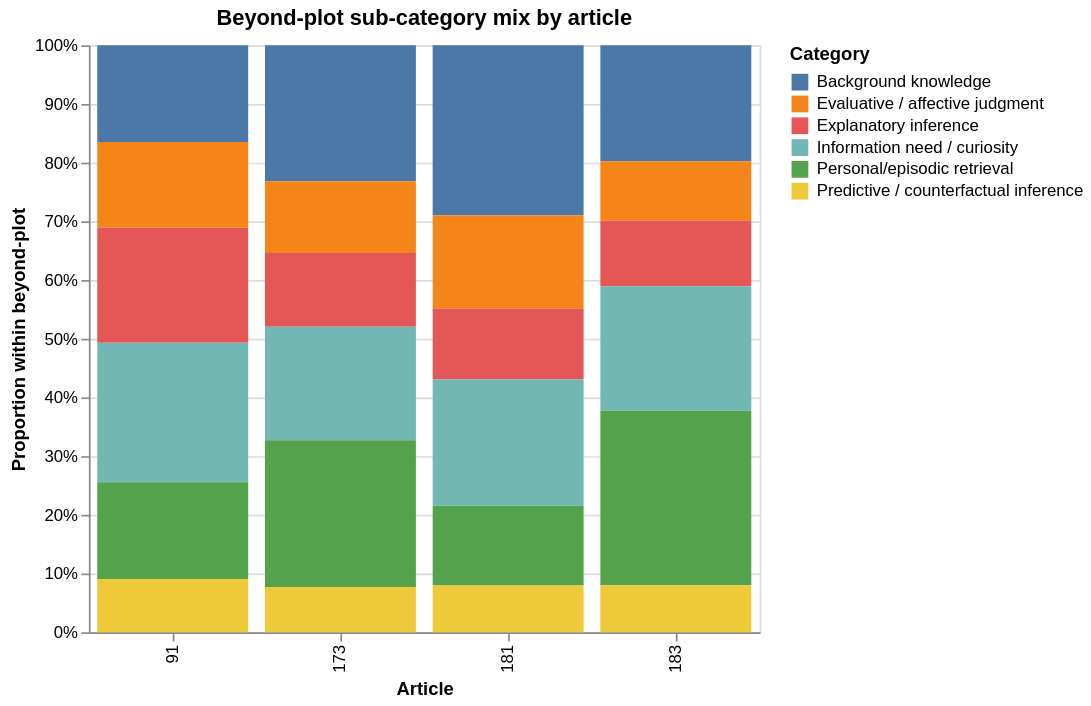

The notebook cell saved with this chart:
### Code cell
# ── Q1c: Fine-grained beyond-plot tag breakdown by article ──────────────
beyond_nodes = nodes[nodes["tag"].isin(BEYOND_PLOT_TAGS)]
beyond_counts = (
    beyond_nodes.groupby(["article_id", "tag"])
    .size()
    .reset_index(name="count")
)
beyond_totals = beyond_counts.groupby("article_id")["count"].transform("sum")
beyond_counts["proportion"] = beyond_counts["count"] / beyond_totals

chart_q1c = (
    alt.Chart(beyond_counts, title="Beyond-plot sub-category mix by article")
    .mark_bar()
    .encode(
        x=alt.X("article_id:N", title="Article", sort=ARTICLE_IDS),
        y=alt.Y("proportion:Q", title="Proportion within beyond-plot", stack="normalize"),
        color=alt.Color("tag:N", title="Category"),
        tooltip=["article_id:N", "tag:N", "count:Q", alt.Tooltip("proportion:Q", format=".1%")],
    )
    .properties(width=400, height=350)
)
chart_q1c

### Figure 1 — Vega specification as saved in the notebook (floating-point values rounded to 4 significant figures)
{"$schema": "https://vega.github.io/schema/vega/v6.json", "data": [{"name": "source_0"}, {"name": "data_0", "values": [{"article_id": "173", "count": 509, "proportion": 0.2316, "proportion_end": 1.0, "proportion_start": 0.7684, "tag": "Background knowledge"}, {"article_id": "173", "count": 269, "proportion": 0.1224, "proportion_end": 0.7684, "proportion_start": 0.646, "tag": "Evaluative / affective judgment"}, {"article_id": "173", "count": 276, "proportion": 0.1256, "proportion_end": 0.646, "proportion_start": 0.5205, "tag": "Explanatory inference"}, {"article_id": "173", "count": 425, "proportion": 0.1934, "proportion_end": 0.5205, "proportion_start": 0.3271, "tag": "Information need / curiosity"}, {"article_id": "173", "count": 550, "proportion": 0.2502, "proportion_end": 0.3271, "proportion_start": 0.07689, "tag": "Personal/episodic retrieval"}, {"article_id": "173", "count": 169, "proportion": 0.07689, "proportion_end": 0.07689, "proportion_start": 0.0, "tag": "Predictive / counterfactual inference"}, {"article_id": "181", "count": 368, "proportion": 0.2895, "proportion_end": 1.0, "proportion_start": 0.7105, "tag": "Background knowledge"}, {"article_id": "181", "count": 202, "proportion": 0.1589, "proportion_end": 0.7105, "proportion_start": 0.5515, "tag": "Evaluative / affective judgment"}, {"article_id": "181", "count": 153, "proportion": 0.1204, "proportion_end": 0.5515, "proportion_start": 0.4312, "tag": "Explanatory inference"}, {"article_id": "181", "count": 274, "proportion": 0.2156, "proportion_end": 0.4312, "proportion_start": 0.2156, "tag": "Information need / curiosity"}, {"article_id": "181", "count": 173, "proportion": 0.1361, "proportion_end": 0.2156, "proportion_start": 0.07946, "tag": "Personal/episodic retrieval"}, {"article_id": "181", "count": 101, "proportion": 0.07946, "proportion_end": 0.07946, "proportion_start": 0.0, "tag": "Predictive / counterfactual inference"}, {"article_id": "183", "count": 232, "proportion": 0.1976, "proportion_end": 1.0, "proportion_start": 0.8024, "tag": "Background knowledge"}, {"article_id": "183", "count": 119, "proportion": 0.1014, "proportion_end": 0.8024, "proportion_start": 0.701, "tag": "Evaluative / affective judgment"}, {"article_id": "183", "count": 131, "proportion": 0.1116, "proportion_end": 0.701, "proportion_start": 0.5894, "tag": "Explanatory inference"}, {"article_id": "183", "count": 249, "proportion": 0.2121, "proportion_end": 0.5894, "proportion_start": 0.3773, "tag": "Information need / curiosity"}, {"article_id": "183", "count": 349, "proportion": 0.2973, "proportion_end": 0.3773, "proportion_start": 0.08007, "tag": "Personal/episodic retrieval"}, {"article_id": "183", "count": 94, "proportion": 0.08007, "proportion_end": 0.08007, "proportion_start": 0.0, "tag": "Predictive / counterfactual inference"}, {"article_id": "91", "count": 262, "proportion": 0.1648, "proportion_end": 1.0, "proportion_start": 0.8352, "tag": "Background knowledge"}, {"article_id": "91", "count": 232, "proportion": 0.1459, "proportion_end": 0.8352, "proportion_start": 0.6893, "tag": "Evaluative / affective judgment"}, {"article_id": "91", "count": 312, "proportion": 0.1962, "proportion_end": 0.6893, "proportion_start": 0.4931, "tag": "Explanatory inference"}, {"article_id": "91", "count": 378, "proportion": 0.2377, "proportion_end": 0.4931, "proportion_start": 0.2553, "tag": "Information need / curiosity"}, {"article_id": "91", "count": 262, "proportion": 0.1648, "proportion_end": 0.2553, "proportion_start": 0.09057, "tag": "Personal/episodic retrieval"}, {"article_id": "91", "count": 144, "proportion": 0.09057, "proportion_end": 0.09057, "proportion_start": 0.0, "tag": "Predictive / counterfactual inference"}]}, {"name": "source_0_x_domain_article_id", "values": [{"article_id": "173", "sort_field": 1.0}, {"article_id": "181", "sort_field": 2.0}, {"article_id": "183", "sort_field": 3.0}, {"article_id": "91", "sort_field": 0.0}]}, {"name": "data_0_color_domain_tag", "values": [{"tag": "Background knowledge"}, {"tag": "Evaluative / affective judgment"}, {"tag": "Explanatory inference"}, {"tag": "Information need / curiosity"}, {"tag": "Personal/episodic retrieval"}, {"tag": "Predictive / counterfactual inference"}]}], "marks": [{"type": "rect", "name": "marks", "from": {"data": "data_0"}, "encode": {"update": {"x": {"field": "article_id", "scale": "x"}, "y": {"field": "proportion_end", "scale": "y"}, "width": {"signal": "max(0.25, bandwidth('x'))"}, "y2": {"field": "proportion_start", "scale": "y"}, "fill": {"field": "tag", "scale": "color"}, "tooltip": {"signal": "{\"article_id\": isValid(datum[\"article_id\"]) ? datum[\"article_id\"] : \"\"+datum[\"article_id\"], \"tag\": isValid(datum[\"tag\"]) ? datum[\"tag\"] : \"\"+datum[\"tag\"], \"count\": format(datum[\"count\"], \"\"), \"proportion\": format(datum[\"proportion\"], \".1%\")}"}}}, "style": ["bar"]}], "scales": [{"name": "x", "type": "band", "domain": {"data": "source_0_x_domain_article_id", "field": "article_id", "sort": {"op": "max", "field": "sort_field"}}, "range": [0, {"signal": "width"}], "paddingOuter": 0.05, "paddingInner": 0.1}, {"name": "y", "type": "linear", "domain": [0, 1], "range": [{"signal": "height"}, 0], "zero": true, "nice": true}, {"name": "color", "type": "ordinal", "domain": {"data": "data_0_color_domain_tag", "field": "tag", "sort": true}, "range": "category"}], "axes": [{"scale": "y", "orient": "left", "minExtent": 0, "maxExtent": 0, "labels": false, "gridScale": "x", "ticks": false, "zindex": 0, "domain": false, "aria": false, "grid": true, "tickCount": {"signal": "ceil(height/40)"}}, {"scale": "x", "orient": "bottom", "grid": false, "labelAlign": "right", "labelAngle": 270, "zindex": 0, "labelBaseline": "middle", "title": "Article"}, {"scale": "y", "format": ".0%", "labelOverlap": true, "zindex": 0, "tickCount": {"signal": "ceil(height/40)"}, "grid": false, "orient": "left", "title": "Proportion within beyond-plot"}], "title": {"text": "Beyond-plot sub-category mix by article", "frame": "group"}, "legends": [{"title": "Category", "fill": "color", "symbolType": "square"}], "background": "white", "width": 400, "height": 350, "padding": 5, "style": "cell"}
